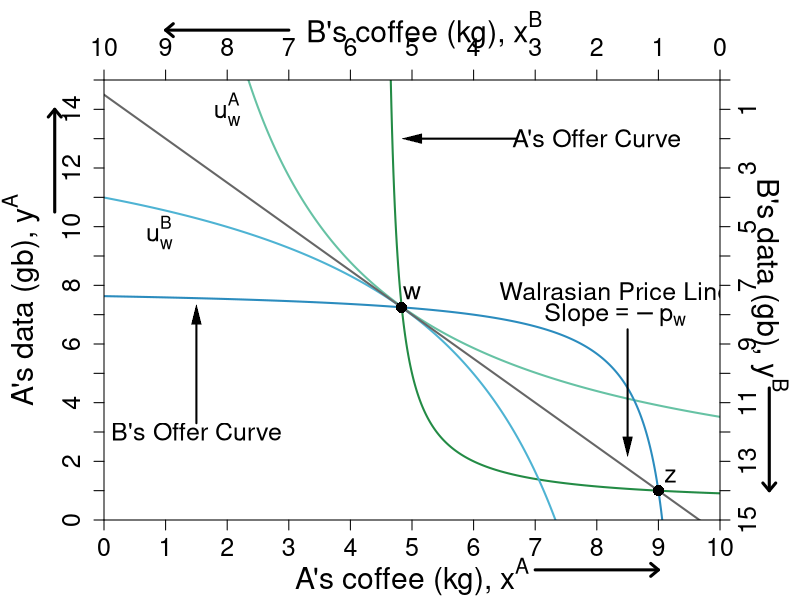

The R script that drew this image:
#' Graph Designer: Simon Halliday, Scott Cohn
#' Authors: Bowles and Halliday
#' Title: Coordination, Conflict and Competition: A Text in Microeconomics

library("shape")

pdf(file = "what_can_markets_do/property_walras_market.pdf", width = 9, height = 7)

# Set parameters for graphics
axislabelsize <- 1.8
labelsize <- 1.5
namesize <- 1.8
annotatesize <- 1.5
graphlinewidth <- 2
segmentlinewidth <- 1.5

COL <- c("#7fc97f", "#beaed4", "#fdc086", "#ffff99", "#386cb0", "#f0027f", "#bf5b17", "#666666")
COLA <- c("#e0f3db", "#99d8c9","#66c2a4","#41ae76", "#238b45", "#005824")
COLB <- c("#c6dbef", "#4eb3d3", "#2b8cbe", "#0868ac","#084081")
COLC <- c("#fcfbfd", "#efedf5", "#dadaeb", "#bcbddc", "#9e9ac8", "#807dba", "#6a51a3", "#54278f", "#3f007d")
grays <- gray.colors(25, start = 1, end = 0, alpha = 1)



indiffcurveA1 <- function(x, U = 4, A = 1, a = 0.5) {
  ((((U-2)/A)*(1/x)^a)^(1/(1-a)))
}

indiffcurveA2 <- function(x, U = 4, A = 1, a = 0.5) {
  (((U/A)*(1/x)^a)^(1/(1-a)))
}

indiffcurveA3 <- function(x, U = 5.93, A = 1, a = 0.5) {
  (((U/A)*(1/x)^a)^(1/(1-a)))
}

indiffcurveA4 <- function(x, U = 6.984164, A = 1, a = 0.5) {
  ((((U)/A)*(1/x)^a)^(1/(1-a)))
}

paretoEC <- function(x) {
  (3/2)*x
}

OfferCurveA <- function(x) {
  # x/(x  - 4)
  x / (2*x - 9)
}

mrsplot <- function(x) {
  (13/2)*(x/(9-x)^2)
}

OfferCurveB <- function(x) {
  #15 - (14/2)*(10 - x)/(9 - x)
  (145 - 16*x) / (19 - 2*x)
}

WalrasPrice <- function(x) {
  14.5 - (3/2)*x
}

#Deriving the offer curves: let py = 1
#wA = 8px + 2py = 8px + 2; Demand: x = w/2px => x = 4 + 1/px => px = 1/(x - 4)
#Offer curve is y = px*x => (1/(x-4))*x = x/(x-4) defined for x neq 4
#wA = 2px + 13py = 2px + 13; Demand: x = w/2px => x = 1 + 13/2px => px = 13/2(x - 1)
#B's Offer curve is y = px*x => (13/2)(1/(x-1))*x = (13/2)(x/(x-1)
#Therefore in terms of yA and xA:
#15 - y = (13/2)*(10 - x)/(10 - x - 1)
#Therefore y = 15 - (13/2)*(10-x)/(9 - x) defined for x neq 9
#The tangency of the indifference curve and the offer curve gives mrsplot
#Where mrsplot equals that offer curve, we get x = (3/17)*(51 - sqrt(221)) = 6.376576; 
#So y = 6.022321; therefore u = (6.376576^0.5)*(6.022321^0.5)

indiffcurveBneg1 <- function(x, U = 5.09, A = 1, a = 0.5) {
  15 - (((U/A)*(1/(10 - x))^a)^(1/(1-a)))
}

indiffcurveBneg2 <- function(x, U = 6.33, A = 1, a = 0.5) {
  15 - (((U/A)*(1/(10 - x))^a)^(1/(1-a)))
}

#Aisha happens to have found 8 apples and 2 oranges, 
#and Betty happens to have found 2 apples and 13 oranges. 
#Aisha's utility (8^0.5)*(2^0.5) = 4
#Betty's utility (2^0.5)*(13^0.5) = 5.09



par(mar =  c(4, 5.2, 4, 4))
xlims <- c(0, 10)
ylims <- c(0, 15)
xlims2 <- c(10, 0)
ylims2 <- c(15, 0)

plot(0, 0, xlim = xlims, ylim = ylims, type = "n",
     xlab = expression(paste("A's coffee (kg), ", x^A)),
     ylab = expression(paste("A's data (gb), ", y^A)), 
     #line = 2.5,
     xaxt = "n", 
     yaxt = "n", 
     cex.lab = axislabelsize, 
     bty = "n",
     xaxs = "i", 
     yaxs = "i")


npts <- 500 
npts2 <- 501

#Specify the sequences of points for graphing. 
xx1 <- seq(xlims[1], xlims[2], length.out = npts)
yy1 <- indiffcurveA2(xx1, U = 4, A = 1, a = 0.5)
yy2 <- indiffcurveA2(xx1)


#I need something like xx1 with npts for 
xx2 <- seq(4.5, xlims[2], length.out = npts)
xx3 <- seq(xlims[1], 9.1, length.out = npts)
xx4 <- seq(1, 9.5, length.out = npts)

#Draw the lines for the graphs

lines(xx1, indiffcurveA3(xx1), col = COLA[3], lwd = graphlinewidth)

lines(xx2, OfferCurveA(xx2), col = COLA[5], lwd = graphlinewidth)
lines(xx1, indiffcurveBneg2(xx1), col = COLB[2], lwd = graphlinewidth)

lines(xx3, OfferCurveB(xx3), col = COLB[3], lwd = graphlinewidth)
lines(xx1, WalrasPrice(xx1), col = COL[8], lwd = graphlinewidth)

#Customize ticks and labels for the plot
ticksy <- seq(from = 0, to = 15, by = 1)
ylabels <- seq(from = 0, to = 15, by = 1)
ticksx <- seq(from = 0, to = 10, by = 1)
xlabels <- seq(from = 0, to = 10, by = 1)
axis(1, at = ticksx, pos = 0, labels = xlabels, cex.axis = labelsize)
axis(2, at = ticksy, pos = 0, labels = ylabels, las = 0, cex.axis = labelsize)

#Add arrows:
arrows(-0.8, 10.5, -0.8, 14, xpd = TRUE, length = 0.1, angle = 40, lwd = 3)
arrows(7, -1.7, 9, -1.7, xpd = TRUE, length = 0.1, angle = 40, lwd = 3)

#Annotation of the three graphs and the NE

text(2, 14, expression(u[w]^A), cex = labelsize)
# 

# #Label B's offer curve
text(1.5, 3, expression("B's Offer Curve"), cex = labelsize)
Arrows(1.5, 3.3, 1.5, 7, col = "black", lty = 1, lwd = 2, arr.type = "triangle", arr.lwd = 0.5)
# 
# # Price Line
text(8, 13, expression(paste("A's Offer Curve")), cex = labelsize)
Arrows(6.7, 13, 5, 13, col = "black", lty = 1, lwd = 2, arr.type = "triangle", arr.lwd = 0.5)


# Walrasian Price Line
text(8.3, 7.8, expression(paste("Walrasian Price Line")), cex = labelsize)
text(8.3, 7, expression(paste("Slope", phantom() == -p[w])), cex = labelsize)
Arrows(8.5, 6.5, 8.5, 2.5, col = "black", lty = 1, lwd = 2, arr.type = "triangle", arr.lwd = 0.5)


# #Add a point for the initial endowment
points(4.8275, 7.25, pch = 16, col = "black", cex = 1.5)
text(5, 7.75, expression(w), cex = labelsize)

#Set up second axes and labels

par(new = TRUE)

#Use the same x and ylims as previously, but with locations switched
xlims2 <- c(10, 0)
ylims2 <- c(15, 0)

#Leave the ylab and xlab blank to ensure no axes titles
plot(0, 0, xlim = xlims2, ylim = ylims2, type = "n",
     xlab = expression(paste("")),
     ylab = expression(paste("")),
     xaxt = "n", 
     yaxt = "n", 
     #cex.lab = 1.2,
     cex.axis = labelsize,
     bty = "n",
     xaxs = "i", 
     yaxs = "i")

#Set up axes at sides 3 and 4 (top and right)
axis(side = 3, at = ticksx, pos = 0, labels = xlabels, cex.axis = labelsize)
axis(side = 4, at = ticksy, pos = 0, labels = ylabels, las = 0, cex.axis = labelsize)
text(4.8, -1.7, expression(paste("B's coffee (kg), ", x^B)), xpd = TRUE, cex = axislabelsize) 
text(-0.8, 7, expression(paste("B's data (gb), ", y^B)), xpd = TRUE, cex = axislabelsize, srt = 270) 

#Add arrows:
arrows(-0.8, 10.5, -0.8, 14, xpd = TRUE, length=0.1,angle=40,lwd=3)
arrows(7, -1.7, 9, -1.7, xpd = TRUE, length=0.1,angle=40,lwd=3)


#Functions for B's indifference curves
indiffcurveB1 <- function(x, U = 5.09, A = 1, a = 0.5) {
  ((((U-2)/A)*(1/x)^a)^(1/(1-a)))
}

indiffcurveB2 <- function(x, U = 5.09, A = 1, a = 0.5) {
  (((U/A)*(1/x)^a)^(1/(1-a)))
}

indiffcurveB3 <- function(x, U = 5.703502, A = 1, a = 0.5) {
  ((((U)/A)*(1/x)^a)^(1/(1-a)))
}

indiffcurveB4 <- function(x, U = 8.244574, A = 1, a = 0.5) {
  ((((U)/A)*(1/x)^a)^(1/(1-a)))
}





#Label B's indifference curves

text(9.1, 5.2, expression(u[w]^B), cex = labelsize)


#Add a point for the initial endowment
points(1, 14, pch = 16, col = "black", cex = 1.5)
text(0.8, 13.5, expression(z), cex = labelsize)









#Calculate TIOLI power allocation for B
#mrs(x,y) => pareto efficient curve is (3/2)x = y
#A's initital utility is 4 = u(8,2) = (8^0.5)*(2^0.5)
#Therefore substitute in the contract curve u_e^A = 4 = (x^A)^(0.5)(3/2*x^A)^0.5
# => x^A = 4/((3/2)^0.5) = 3.27 => x^B = 6.73
# => y^A = 3/2(x^A) = 4.9 => y^B = 10.1

#Add point g for B's TIOLI power
# points(6.73, 10.1, pch = 16, col = "black", cex = 1.5)
# text(6.73, 10.6, expression(g))

#Calculate TIOLI power allocation for A
#mrs(x,y) => pareto efficient curve is (3/2)x = y
#A's initital utility is 4 = u(8,2) = (8^0.5)*(2^0.5)
#Therefore substitute in the contract curve u_e^A = 4 = (x^A)^(0.5)(3/2*x^A)^0.5
# => x^B = 5.09/((3/2)^0.5) = 4.16 => x^A = 5.84
# => y^B = 3/2(x^B) = 6.23 => y^A = 8.77 
#=> u^A = (5.84^0.5)*(8.77^0.5) = 7.156591
#Add point f for A's TIOLI power
# points(4.16, 6.23, pch = 16, col = "black", cex = 1.5)
# text(4.16, 5.8, expression(f))


#Annotating B's endowment
#text(1.8, 12.5, expression(z), cex = labelsize)

#Annotating a point that is a Pareto improvement over e.
#points(3.623424, 8.977679, pch = 16, col = "black", cex = 1.5)
#text(3.623424, 8.4, expression(h))
#(2.94^0.5)*(12.76^0.5)

#Label Pareto Improving Lens
#text(7, 5, expression(paste("Pareto-Improving Lens")))

dev.off()
